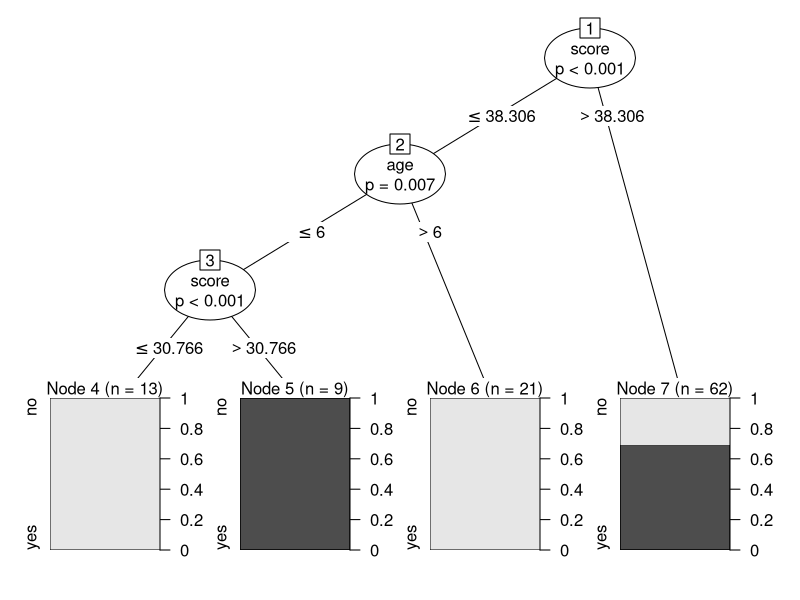

Recreate this plot in R.
# ****************************************************
# Reading Skills: Decision Trees              ########
# ****************************************************

# Load the party package.
install.packages("party", dependencies = TRUE)
# dependent packages.
install.packages("TH.data", dependencies = TRUE)
install.packages("matrixStats", dependencies = TRUE)

# ---- Step 1: load libraries ----
library(party)
library(partykit)

data("readingSkills")

# Print some records from data set readingSkills.
print(head(readingSkills))

# ---- Step 2: Create the input data frame ----
input.dat <- readingSkills[c(1:105),]

# Give the chart file a name in order to export as PNG file
png(file = "decision_tree.PNG")

# ---- Step 3: Create the tree ----
output.tree <- ctree(nativeSpeaker ~ age + shoeSize + score, data = input.dat)
output.tree

# Plot the tree.
plot(output.tree)

# Save the file.
dev.off()
